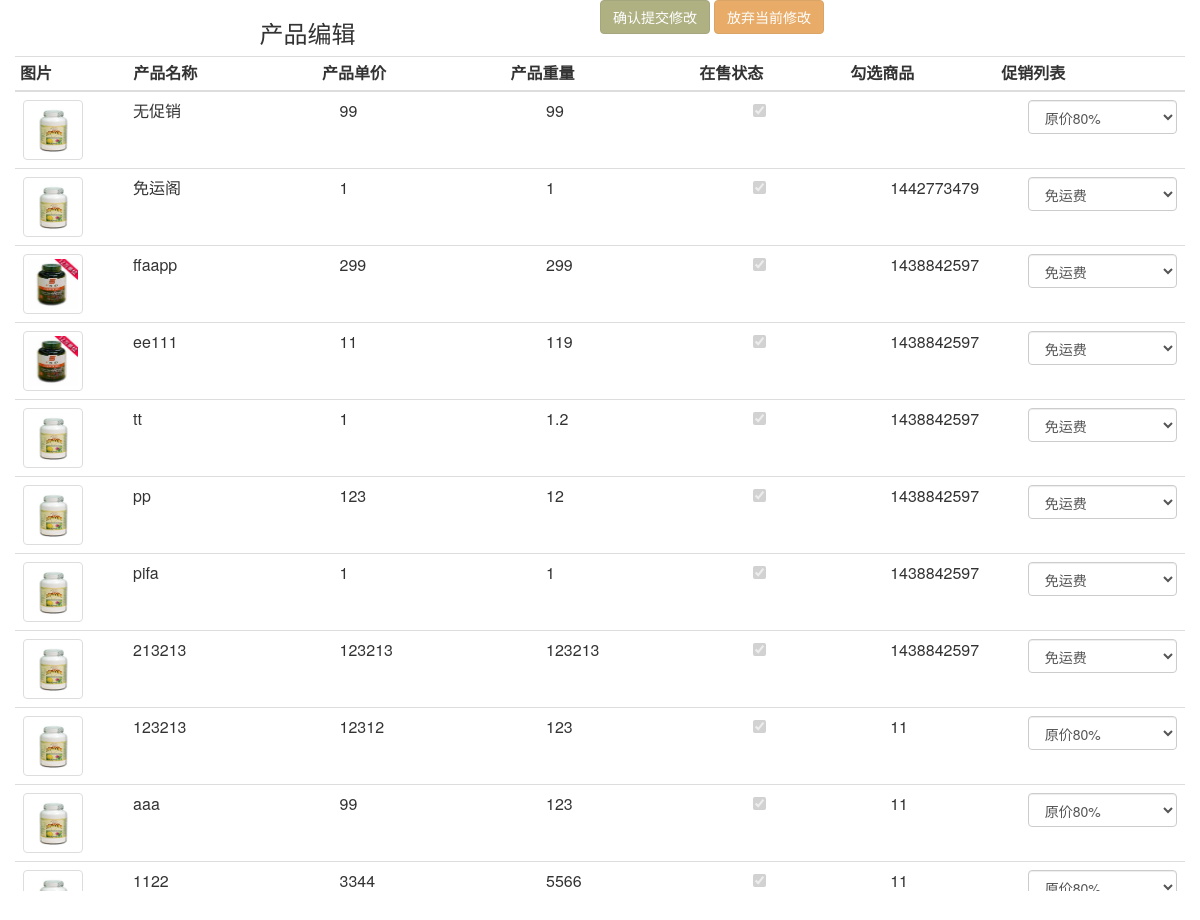
The page /manage/promotion_select.php on the database its author committed.
### tables this page shows
CREATE TABLE IF NOT EXISTS `product_info` (
  `id` int(100) NOT NULL,
  `pro_name` varchar(100) NOT NULL,
  `pro_brand` varchar(100) NOT NULL,
  `pro_category` varchar(100) NOT NULL,
  `pro_img` varchar(9999) NOT NULL,
  `pro_description` text NOT NULL,
  `pro_o_price` float NOT NULL,
  `pro_weight` float NOT NULL,
  `pro_spec` varchar(20) NOT NULL,
  `pro_code` varchar(100) NOT NULL,
  `pro_onsell` int(10) NOT NULL DEFAULT '1',
  `promotion_id` int(11) DEFAULT NULL,
  `promotion_enabled` int(11) DEFAULT NULL,
  `whole_sale` int(11) NOT NULL DEFAULT '0',
  `pro_recommend` int(11) DEFAULT '0'
);

CREATE TABLE IF NOT EXISTS `pro_discount` (
  `id` int(50) NOT NULL,
  `promotion_id` text NOT NULL,
  `discount_value` int(10) DEFAULT NULL,
  `pro_buy` int(11) DEFAULT NULL,
  `pro_get` int(11) DEFAULT NULL,
  `pro_type` int(11) NOT NULL,
  `dis_start_time` timestamp NOT NULL DEFAULT CURRENT_TIMESTAMP ON UPDATE CURRENT_TIMESTAMP,
  `dis_end_time` timestamp NOT NULL DEFAULT '0000-00-00 00:00:00',
  `dis_endless` int(11) NOT NULL,
  `dis_enabled` int(11) NOT NULL,
  `pro_price` float NOT NULL
);

### manage/promotion_select.php (the view, shortened to what this page needs)
<?php
include '../db_cn.php';
include 'basic_html.php';
?>
<div class = 'col-lg-12' >
<form method='POST' action='promotion_select.php' >
<input id = 'update_promotion' class='btn btn-success' type='submit' name = 'update_promotion' value='确认提交修改' disabled />
<input id = 'cancel_modify' class='btn btn-warning' type='button' name = 'reflesh' value='放弃当前修改' disabled onclick="document.location.reload()" />
<?php
function load_page(){
	global $db_connect;
	if ((!(isset($_POST['pro_edit']))) and (!(isset($_POST['update_confirm']))))
	{
	echo "<div class='col-lg-6' style='text-align:center'><p><h3>产品编辑</h3></p></div>";
	$load_all_product = "SELECT pro_code,pro_img,pro_name,pro_o_price,pro_brand,pro_weight,pro_spec,pro_onsell,pro_code,promotion_id from product_info order by id desc";
	$load_all_product = mysqli_query($db_connect,$load_all_product);
	echo "<div >
	<table class='table table-condensed' style='margin:0px;'>";
	echo "<tr ><thead ><tr>
			<th style='width:6%'>图片</th>
			<th style='width:10%'>产品名称</th>
			<th style='width:10%'>产品单价</th>
			<th style='width:10%'>产品重量</th>
			<th style='width:8%'>在售状态</th>
			<th style='width:8%'>勾选商品</th>
			<th style='width:10%'>促销列表</th>
			</thead></tr>";
	echo "</table></div>";
	echo "<div style='height:800px;overflow-y:scroll;'>";
	echo "<table class='table table-hover'>";
	foreach ($load_all_product as $one_product) {
		echo "<tr >";
		echo "<td style='width:8%'>";
		echo "<img class='img-thumbnail preview-pic' src='../$one_product[pro_img]'  style='height:60px;width:60px'/>";
		echo "</td>";
		echo "<td style='width:15%'>".$one_product['pro_name']."</td>";
		echo "<td style='width:15%'>".$one_product['pro_o_price']."</td>";
		echo "<td style='width:15%'>".$one_product['pro_weight']."</td>";
		if ($one_product['pro_onsell'] == 1){
			echo "<td style='width:10%'><input type='checkbox' checked disabled></td>";
		}
		else {
			echo "<td style='width:10%'><input type='checkbox' disabled></td>";
		}
		echo "<td style='width:10%'>$one_product[promotion_id]</td>";
		echo "<td style='width:12%'>";
		select_promotion($one_product['promotion_id'],$one_product['pro_code']);
		echo "</td>";
		echo "</tr>";
	}
	echo "</table>";
	echo "</div>";
	}
}
load_page();
?>
</div>
<?php
function select_promotion($current_promotion_id,$pro_code){
global $db_connect;
$current_promotion = "SELECT promotion_id,pro_type,pro_buy,pro_get,discount_value from pro_discount where promotion_id = '$current_promotion_id'";
$current_promotion = mysqli_query($db_connect,$current_promotion);
$current_promotion = mysqli_fetch_assoc($current_promotion);
$promotion_list = "SELECT promotion_id,pro_type,pro_buy,pro_get,discount_value from pro_discount";
$promotion_list = mysqli_query($db_connect,$promotion_list);
echo "<select name = 'select_string[$pro_code]' class='form-control' onchange='change_select_color(this.name)''>";
	switch ($current_promotion['pro_type']){
		case 1:
		echo "<option value='$current_promotion[promotion_id]'>原价".$current_promotion['discount_value']."%</option>";
		break;
		case 2:
		echo "<option value='$current_promotion[promotion_id]'>".买.$current_promotion['pro_buy'].赠.$current_promotion['pro_get']."</option>";
		break;
		case 4:
		echo "<option value='$current_promotion[promotion_id]'>免运费</option>";
		break;
	}
foreach ($promotion_list as $one_promotion) {
	switch ($one_promotion['pro_type']){
		case 1:
		echo "<option value='$one_promotion[promotion_id]'>原价".$one_promotion['discount_value']."%</option>";
		break;
		case 2:
		echo "<option value='$one_promotion[promotion_id]'>买 ".$one_promotion['pro_buy']." 赠 ".$one_promotion['pro_get']."</option>";
		break;
		case 4:
		echo "<option value='$one_promotion[promotion_id]'>免运费</option>";
		break;
	}
	}
	echo "</select>";
}
?>

### rows shown on the page
product_info: pro_img (picture), pro_name "无促销", pro_o_price "99", pro_weight "99"
product_info: pro_img (picture), pro_name "免运阁", pro_o_price "1", pro_weight "1", promotion "1442773479", pro_code.pro_type "免运费"
product_info: pro_img (picture), pro_name "ffaapp", pro_o_price "299", pro_weight "299", promotion "1438842597", pro_code.pro_type "免运费"
product_info: pro_img (picture), pro_name "ee111", pro_o_price "11", pro_weight "119", promotion "1438842597", pro_code.pro_type "免运费"
product_info: pro_img (picture), pro_name "tt", pro_o_price "1", pro_weight "1.2", promotion "1438842597", pro_code.pro_type "免运费"
product_info: pro_img (picture), pro_name "pp", pro_o_price "123", pro_weight "12", promotion "1438842597", pro_code.pro_type "免运费"
product_info: pro_img (picture), pro_name "pifa", pro_o_price "1", pro_weight "1", promotion "1438842597", pro_code.pro_type "免运费"
product_info: pro_img (picture), pro_name "213213", pro_o_price "123213", pro_weight "123213", promotion "1438842597", pro_code.pro_type "免运费"
product_info: pro_img (picture), pro_name "123213", pro_o_price "12312", pro_weight "123", promotion "11", pro_code.pro_type "原价80%"
product_info: pro_img (picture), pro_name "aaa", pro_o_price "99", pro_weight "123", promotion "11", pro_code.pro_type "原价80%"
product_info: pro_img (picture), pro_name "1122", pro_o_price "3344", pro_weight "5566", promotion "11", pro_code.pro_type "原价80%"
